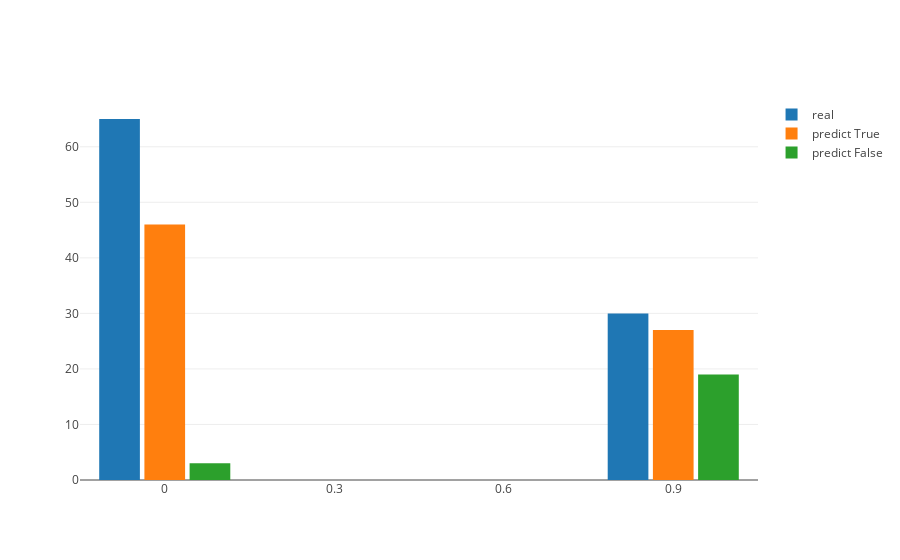

Write notebook code for a chart like this one.
### Code cell
trace0 = go.Histogram(x=y_TEST, xbins=dict(start='Депрессия', end='Не депрессия', size=0.3), name='real' )
trace1 = go.Histogram(x=y_test_pr_True, xbins=dict(start='Депрессия', end='Не депрессия', size=0.3), name='predict True')
trace2 = go.Histogram(x=y_test_pr_False, xbins=dict(start='Депрессия', end='Не депрессия', size=0.3), name='predict False')

traces = [trace0, trace1, trace2]
layout = go.Layout(bargap=0.2,bargroupgap=0.1)
fig = go.Figure(data=traces, layout=layout)
iplot(fig, show_link=False)

### Figure 1 — Plotly figure (JSON) as saved in the notebook; plotly's stock layout.template omitted (floating-point values rounded to 4 significant figures)
{"data": [{"name": "real", "type": "histogram", "uid": "551093ce-d063-4c24-8438-842f272ea0af", "x": [0, 0, 0, 0, 0, 0, 0, 0, 1, 1, 0, 0, 0, 1, 0, 1, 0, 1, 0, 1, 1, 1, 1, 1, 1, 0, 0, 1, 0, 0, 0, 1, 0, 0, 1, 0, 0, 1, 0, 0, 1, 1, 0, 0, 0, 0, 1, 0, 0, 0, 1, 0, 0, 0, 0, 0, 1, 0, 0, 0, 0, 1, 1, 0, 1, 0, 0, 0, 0, 0, 0, 1, 0, 0, 0, 0, 1, 0, 0, 0, 0, 0, 0, 0, 0, 0, 0, 1, 0, 1, 0, 1, 0, 1, 1], "xbins": {"end": "Не депрессия", "size": 0.3, "start": "Депрессия"}}, {"name": "predict True", "type": "histogram", "uid": "c8a82704-b4ba-426f-9dd5-f400a5952630", "x": [0, 0, 0, 0, 0, 1, 0, 0, 1, 0, 1, 0, 1, 1, 1, 1, 1, 0, 1, 0, 0, 0, 1, 0, 0, 1, 0, 0, 1, 0, 1, 1, 0, 0, 0, 1, 0, 0, 1, 0, 0, 0, 1, 0, 0, 0, 0, 1, 1, 0, 1, 0, 0, 0, 0, 1, 0, 0, 0, 1, 0, 0, 0, 0, 0, 1, 0, 1, 0, 1, 0, 1, 1], "xbins": {"end": "Не депрессия", "size": 0.3, "start": "Депрессия"}}, {"name": "predict False", "type": "histogram", "uid": "a6c2d3d9-06a9-4e7a-97e8-2b649e261386", "x": [1, 1, 1, 0, 1, 1, 0, 0, 1, 1, 1, 1, 1, 1, 1, 1, 1, 1, 1, 1, 1, 1], "xbins": {"end": "Не депрессия", "size": 0.3, "start": "Депрессия"}}], "layout": {"bargap": 0.2, "bargroupgap": 0.1}}
